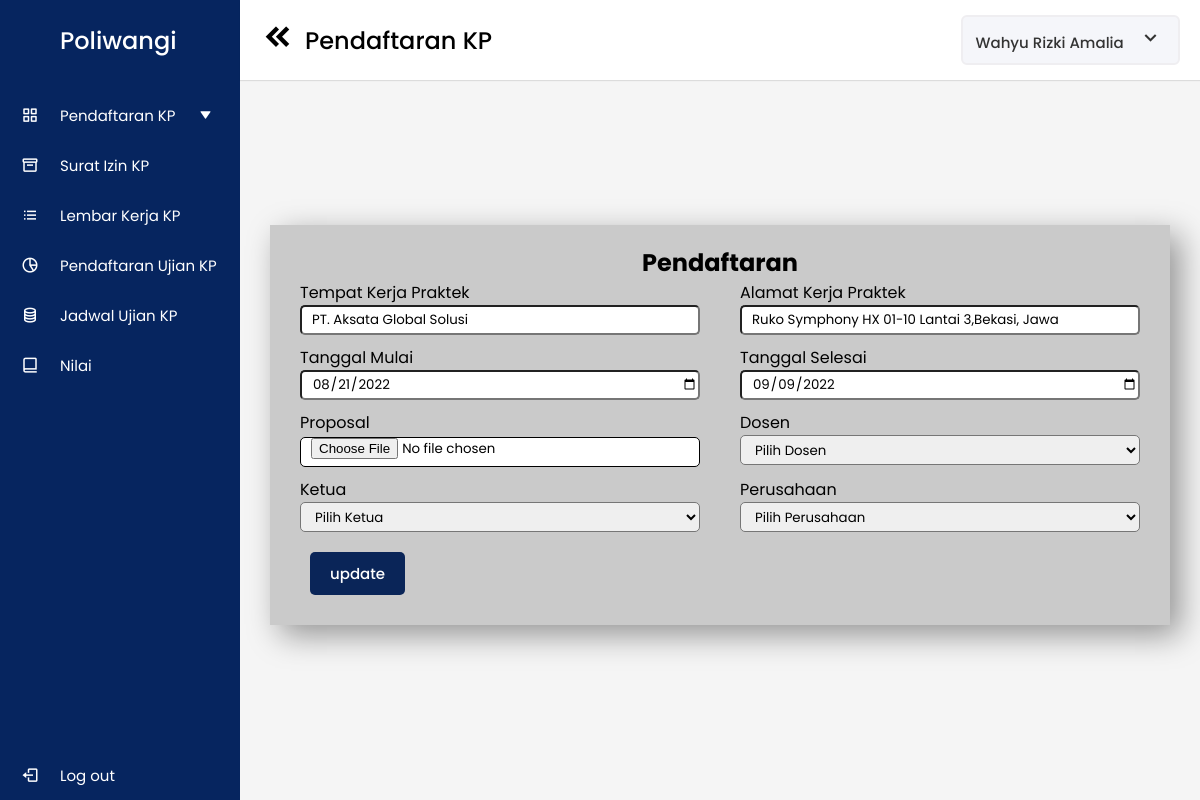
The page /php/update_pendaftar.php?id=6 (signed in) on the database its author committed.
### tables this page shows
CREATE TABLE `mahasiswa` (
  `id` int(50) NOT NULL,
  `nama_mahasiswa` varchar(45) DEFAULT NULL,
  `nim` varchar(45) DEFAULT NULL,
  `kelas` varchar(45) DEFAULT NULL,
  `email` varchar(45) DEFAULT NULL,
  `alamat` varchar(45) DEFAULT NULL,
  `id_user` int(50) DEFAULT NULL,
  `anggota_kelompok_id` int(11) DEFAULT NULL
);

CREATE TABLE `pendaftaran_kp` (
  `id` int(50) NOT NULL,
  `tempat_kp` varchar(45) DEFAULT NULL,
  `alamat_kp` varchar(45) DEFAULT NULL,
  `tanggal_mulai` date DEFAULT NULL,
  `tanggal_selesai` date DEFAULT NULL,
  `proposal` varchar(200) DEFAULT NULL,
  `anggota_kelompok_id` int(11) DEFAULT NULL,
  `dosen_id` int(11) DEFAULT NULL,
  `perusahaan_id` int(11) DEFAULT NULL
);

### php/function.php (called while the page is built, shortened)
<?php
$conn = mysqli_connect("localhost", "root", "", "db_tugas");
function query($query)
{
    global $conn;
    $result = mysqli_query($conn, $query);
    $row = [];
    while ($rows = mysqli_fetch_assoc($result)) {
        $row[] = $rows;
    }
    return $row;
}

### php/update_pendaftar.php (the view, shortened to what this page needs)
<?php
require "function.php";
$id = $_GET['id'];
$updt = query("SELECT * FROM pendaftaran_kp WHERE id = $id")[0];
$username = $_SESSION['username'];
$user = query("SELECT * FROM mahasiswa WHERE nim = $username");
?>
<!DOCTYPE html>
<html lang="en">
<head>
  <link rel="stylesheet" href="../css/style-form.css" />
  <link href="https://unpkg.com/boxicons@2.0.7/css/boxicons.min.css" rel="stylesheet" />
</head>
<body>
  <div class="sidebar">
    <div class="logo-details">
      <span class="logo_name">Poliwangi</span>
    </div>
    <ul class="nav-links">
      <li class="pend_btn">
        <a href="#" class="pend_btn klik">
          <i class="bx bx-grid-alt"></i>
          <span class="links_name pend_btn">Pendaftaran KP</span>
          <i class="bx bxs-down-arrow pend_btn"></i>
        </a>
      </li>
      <li>
        <a href="surat_izin.php">
          <i class="bx bx-box"></i>
          <span class="links_name">Surat Izin KP</span>
        </a>
      </li>
      <li>
        <a href="lembar_kerja.php">
          <i class="bx bx-list-ul"></i>
          <span class="links_name">Lembar Kerja KP</span>
        </a>
      </li>
      <li>
        <a href="pendaftran_ujian.php">
          <i class="bx bx-pie-chart-alt-2"></i>
          <span class="links_name">Pendaftaran Ujian KP</span>
        </a>
      </li>
      <li>
        <a href="jadwal.php">
          <i class="bx bx-coin-stack"></i>
          <span class="links_name">Jadwal Ujian KP</span>
        </a>
      </li>
      <li>
        <a href="nilai.php">
          <i class="bx bx-book-alt"></i>
          <span class="links_name"> Nilai </span>
        </a>
      </li>
      <li class="log_out">
        <a href="logout.php">
          <i class="bx bx-log-out"></i>
          <span class="links_name">Log out</span>
        </a>
      </li>
    </ul>
  </div>
  <section class="home-section">
    <nav>
      <div class="sidebar-button">
        <a href="pendaftar.php"><i class='bx bxs-chevrons-left'></i></a>
        <span class="dashboard">Pendaftaran KP</span>
      </div>
      <div class="profile-details">
        <a href="profil.php ">
          <?php foreach ($user as $mhs) : ?>
            <span class="admin_name"><?= $mhs['nama_mahasiswa']; ?></span>
            <i class="bx bx-chevron-down"></i>
          <?php endforeach; ?>
        </a>
      </div>
    </nav>
    <div class="cont">
      <div class="box-form">
        <div class="title">
          <h1>Pendaftaran</h1>
        </div>
        <form action="" method="post" enctype="multipart/form-data">
          <div class="box1">
            <div class="input">
              <label for="Tempat_KP">Tempat Kerja Praktek</label>
              <input type="text" name="tempat_kp" placeholder="Tempat" id="Tempat_KP" required value="<?= $updt["tempat_kp"]; ?>" />
            </div>
            <div class="input">
              <label for="Alamat_KP">Alamat Kerja Praktek</label>
              <input type="text" name="alamat_kp" placeholder="Alamat" id="Alamat_KP" required value="<?= $updt["alamat_kp"]; ?>" />
            </div>
            <div class="input">
              <label for="Tanggal_Mulai">Tanggal Mulai</label>
              <input type="date" name="tanggal_mulai" placeholder="dd/mm/yyyy" id="Tanggal_Mulai" required value="<?= $updt["tanggal_mulai"]; ?>" />
            </div>
            <div class="input">
              <label for="Tanggal_Selesai">Tanggal Selesai</label>
              <input type="date" name="tanggal_selesai" placeholder="dd/mm/yyyy" id="Tanggal_Selesai" required value="<?= $updt["tanggal_selesai"]; ?>" />
            </div>
            <div class="input">
              <label for="file">Proposal</label>
              <input class="file" type="file" name="proposal" id="file" />
            </div>
            <div class="input">
              <label for="dosen">Dosen</label>
              <select name="dosen_id" id="dosen" required value="<?= $updt["dosen_id"]; ?>">
                <option value="">Pilih Dosen</option>
              </select>
            </div>
            <div class="input">
              <label for="dosen">Ketua</label>
              <select name="anggota_kelompok_id" id="dosen">
                <option value="">Pilih Ketua</option>
              </select>
            </div>
            <div class="input">
              <label for="dosen">Perusahaan</label>
              <select name="perusahaan_id" id="dosen">
                <option value="">Pilih Perusahaan</option>
              </select>
            </div>
          </div>
          <div class="tombol-daftar">
            <a href=""><button name="submit">update</button></a>
          </div>
        </form>
      </div>
    </div>
  </section>
</body>
</html>

### css/style-form.css (style rules this page uses)
* { margin: 0; padding: 0; box-sizing: border-box; font-family: "Poppins", sans-serif; }
.sidebar { position: fixed; height: 100%; width: 240px; background: #06255f; transition: all 0.5s ease; }
.sidebar .logo-details { height: 80px; display: flex; align-items: center; }
.sidebar .logo-details .logo_name { color: #fff; font-size: 24px; font-weight: 500; padding-left: 60px; }
.sidebar .nav-links { margin-top: 10px; }
.sidebar .nav-links li { position: relative; list-style: none; height: 50px; }
.sidebar .nav-links li a { height: 100%; width: 100%; display: flex; align-items: center; text-decoration: none; transition: all 0.4s ease; }
.sidebar .nav-links li i { min-width: 60px; text-align: center; font-size: 18px; color: #fff; }
.sidebar .nav-links li a .links_name { color: #fff; font-size: 15px; font-weight: 400; white-space: nowrap; }
.sidebar .nav-links .log_out { position: absolute; bottom: 0; width: 100%; }
.home-section .cont { position: relative; background: #f5f5f5; min-height: 100vh; width: calc(100% - 240px); left: 240px; transition: all 0.5s ease; display: flex; justify-content: center; align-items: center; flex-direction: column; }
.home-section nav { display: flex; justify-content: space-between; height: 80px; background: #fff; display: flex; align-items: center; position: fixed; width: calc(100% - 240px); left: 240px; z-index: 100; padding: 0 20px; box-shadow: 0 1px 1px rgba(0, 0, 0, 0.1); transition: all 0.5s ease; }
.home-section nav .sidebar-button { display: flex; align-items: center; font-size: 24px; font-weight: 500; }
nav .sidebar-button i { font-size: 35px; margin-right: 10px; }
nav .sidebar-button a { color: inherit; }
.home-section nav .profile-details { display: flex; align-items: center; background: #f5f6fa; border: 2px solid #efeef1; border-radius: 6px; height: 50px; min-width: 190px; padding: 0 15px 0 2px; }
nav .profile-details .admin_name { font-size: 15px; font-weight: 500; color: #333; margin: 0 10px; white-space: nowrap; }
nav .profile-details i { font-size: 25px; color: #333; }
.tombol-daftar button { padding: 10px 20px; margin-left: 30px; cursor: pointer; font-weight: 500; font-size: 15px; background-color: #0a2558; color: white; border: none; border-radius: 5px; margin: 10px; }
.title h1 { text-align: center; }
.box-form { background-color: #cacaca; margin-top: 50px; max-width: 900px; width: 100%; box-shadow: 10px 10px 30px rgba(0, 0, 0, 0.4); padding: 20px 30px; }
.box1 { display: flex; flex-wrap: wrap; justify-content: space-between; }
.box-form .input { width: calc(100% / 2 - 20px); }
.box-form .input input { height: 30px; width: 100%; border-radius: 5px; padding-left: 10px; margin-bottom: 10px; }
.file { border: 1px solid black; background-color: #ffffff; }
a { text-decoration: none; }
.box-form .input select { height: 30px; width: 100%; border-radius: 5px; padding-left: 10px; margin-bottom: 10px; }
.sidebar .nav-links li .bxs-down-arrow { font-size: 12px; transition: 0.4s; }

### rows shown on the page
mahasiswa: nama_mahasiswa "Wahyu Rizki Amalia"
pendaftaran_kp: tempat_kp "PT. Aksata Global Solusi", alamat_kp "Ruko Symphony HX 01-10 Lantai 3,Bekasi, Jawa", tanggal_mulai "08/21/2022", tanggal_selesai "09/09/2022"
